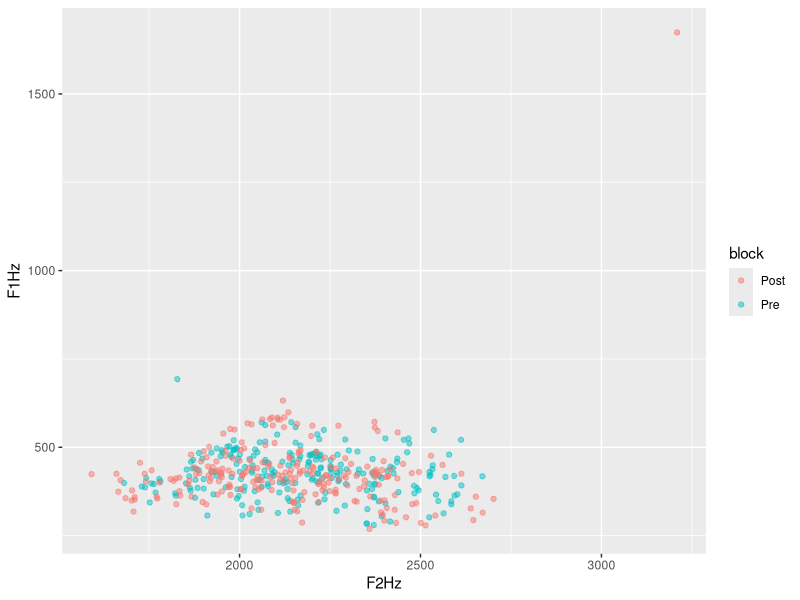
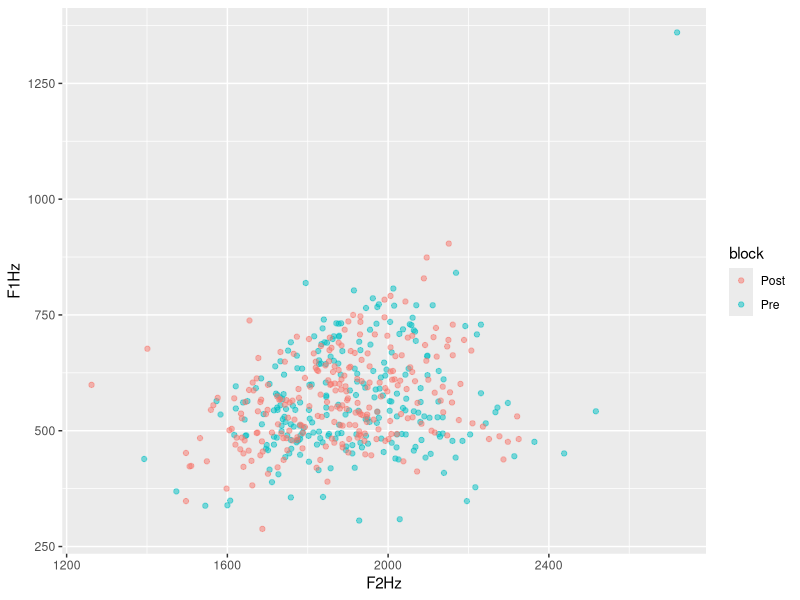
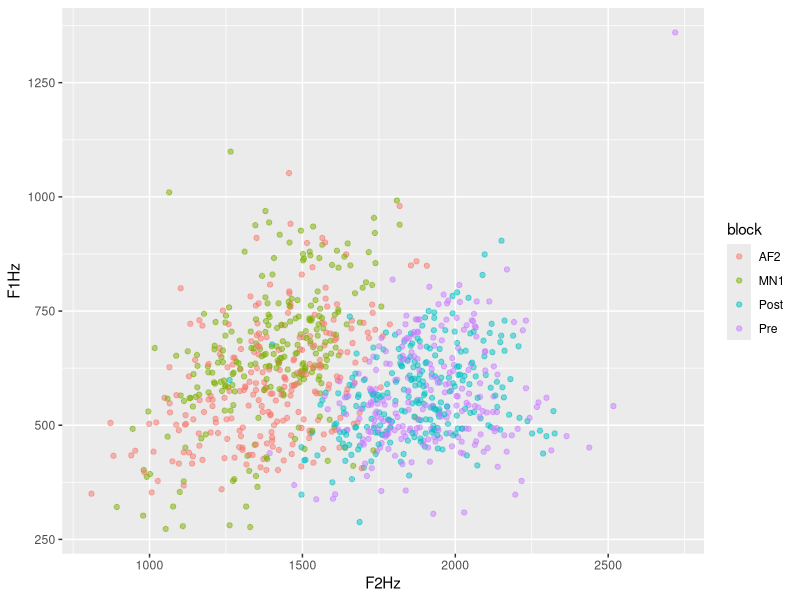

Write R code to recreate these figures, in order.
## ---- chunk 1
library(dplyr)
fi<- read.csv("allFemaleI.csv", header = TRUE, sep = "\t")
fig<- fi |> mutate(gender = c(rep("F", times = nrow(fi))))
  
fe <- read.csv("allFemaleE.csv", header = TRUE, sep = "\t")
feg<- fe |> mutate(gender = c(rep("F", times = nrow(fe))))

mi<- read.csv("allMaleI.csv", header = TRUE, sep = "\t")
  mig<- mi |> mutate(gender = c(rep("M", times = nrow(mi))))

me <- read.csv("allMaleE.csv", header = TRUE, sep = "\t")
meg<- me |> mutate(gender = c(rep("M", times = nrow(me))))

mfie<- rbind(fig, feg, mig, meg)

#extract the fileName column
#fileNames<- rcds |> select(fileName)
#head(fileNames)
## ---- chunk 2
prod <- read.table(text = as.character(mfie$fileName), sep = "_")
head(prod)

### removing the ".wav" from the final column
#```{r}
#library(stringr)
#library(dplyr)
#prod <- prod %>% 
#  mutate(V5 =
#   str_sub(prod$V5, end=-5)
#  )
#head(prod)
## ---- chunk 3
#removing column 1 because it's just "subj"
newcols <- prod %>% 
  select(-V1)
colnames(newcols)

#revert the "Post" and the "seq" for posttest items 
#if v5 = post, v5 = v4, v4 = v5
correctPost <- newcols |> 
  mutate(V51 = ifelse(V5 == "Post", V4, V5),
         V4 = ifelse(V5 == "Post", V5, V4)) |> 
  select(-V5) |> 
  rename("V5" = "V51")

head(correctPost)

#rename new columns accordingly
nc<- correctPost %>% 
  rename("subj" = "V2",
         "word" = "V3",
         "block" = "V4",
         "seq" = "V5")

head(nc)


allcol<- as.data.frame(cbind(mfie$fileName, nc))|> rename("fileName"="mfie$fileName")
colnames(allcol)

df <- full_join(allcol, mfie, by = "fileName") |> rename("F0Hz" = "F0.Hz.", "F1Hz" = "F1.Hz.", "F2Hz" = "F2.Hz.", "F1Bark" = "F1.Bark.", "F2Bark" = "F2.Bark.")

#add column about BB condition

d <- df |> 
   mutate(
    BB = case_when(
      subj == "2" ~ "BB",
      subj == "4" ~ "BB",
      subj == "5" ~ "BB",
      subj == "9" ~ "BB",
      subj == "10" ~ "BB",
      subj == "12" ~ "BB",
      subj == "13" ~ "BB",
      subj == "14" ~ "BB",
      subj == "15" ~ "BB",
      subj == "16" ~ "BB",
      subj == "17" ~ "BB",
      subj == "19" ~ "BB",
      subj == "22" ~ "BB",
      subj == "25" ~ "BB",
      subj == "28" ~ "BB",
      subj == "32" ~ "BB",
      subj == "33" ~ "BB",
      subj == "34" ~ "BB",
      subj == "37" ~ "BB",
      subj == "39" ~ "BB",
      subj == "41" ~ "BB",
      subj == "42" ~ "BB",
      subj == "44" ~ "BB",
      subj == "45" ~ "BB",
      subj == "48" ~ "BB",
      subj == "52" ~ "BB",
      subj == "53" ~ "BB",
      subj == "55" ~ "BB",
      subj == "58" ~ "BB",
      subj == "59" ~ "BB",
      subj == "60" ~ "BB",
      TRUE ~ "NB")
   )

## ---- chunk 4
library(ggplot2)
#NB group pre and post
nbpre<- d |> filter(BB == "NB", block == "Pre", Label == "I")
nbpost <- d |> filter(BB == "NB", block == "Post", Label == "I")
nb <- rbind(nbpre, nbpost)

ggplot(data = nb, aes(x = F2Hz, y = F1Hz, color = block))+
  geom_point(alpha = 0.5)
## ---- chunk 5
#BB group pre and post
bbpre<- d |> filter(BB == "BB", block == "Pre", Label == "E")
bbpost <- d |> filter(BB == "BB", block == "Post",Label == "E")
bb <- rbind(bbpre, bbpost)

ggplot(data = bb, aes(x = F2Hz, y = F1Hz, color = block))+
  geom_point(alpha = 0.5)

## ---- chunk 6
library(ggplot2)
#BB group pretest and test
bbprentest<- d |> filter(BB == "BB", Label == "E")
#nrow(bbprentest)

ggplot(data = bbprentest, aes(x = F2Hz, y = F1Hz, color = block))+
  geom_point(alpha = 0.5)
## ---- chunk 7
d |> count(subj)
## ---- chunk 8

#define a function
#correctBlocks <- function(n) {

mn2subj <- c("2", "3", "5", "6", "8", "9", "10", "12", "15", "17", "19", "26", "30", "31", "33", "35", "38", "40", "42", "43", "46", "48", "50", "51", "52", "53", "54", "56", "58", "60")

db <-  d |> 
  mutate(
    block = case_when(
      subj %in% mn2subj & block == "MN1" ~ "MN2",
      subj %in% mn2subj & block == "AF2" ~ "AF1",
      subj %in% mn2subj & block == "Pre" ~ "Pre",
      subj %in% mn2subj & block == "Post" ~ "Post",
      !(subj %in% mn2subj) & block == "MN1" ~ "MN1",
      !(subj %in% mn2subj) & block == "AF2" ~ "AF2",
      !(subj %in% mn2subj) & block == "Pre" ~ "Pre",
      !(subj %in% mn2subj) & block == "Post" ~ "Post",
      
    )
    )
#}
## ---- chunk 9
#check if all subjects are coded correctly

db |> filter(block == "MN2") |> count(subj)
## ---- chunk 10
library(lme4)
#contrast coding
db$BB <- as.factor(db$BB)
db$BB <- relevel(db$BB, ref = "NB")

db$Label <- as.factor(db$Label)
db$Label <- relevel(db$Label, ref = "I")

db$block <- as.factor(db$block)
db$block <- relevel(db$block, ref = "Pre")

#model with all blocks
f1hzallbl <- lmer(F1Hz ~ block * BB * block* Label + gender + (1|subj) + (1|word), data = db)
summary(f1hzallbl)
## ---- chunk 11
#filter for the pre and post conditions
prepost <- db |> filter(block == "Pre" | block == "Post")

f1hzprepost <- lmer(F1Hz ~ block * BB * block* Label + gender + (1|subj) + (1|word), data = prepost)
summary(f1hzprepost)
## ---- chunk 12
#filter for MN1 and AF1, comprare with pretest
bl1 <- db |> filter(block == "Pre" | block == "MN1" | block == "AF1")

f1hzbl1 <- lmer(F1Hz ~ block * BB * block* Label + gender + (1|subj) + (1|word), data = bl1)
summary(f1hzbl1)

f2hzbl1 <- lmer(F2Hz ~ block * BB * block* Label + gender + (1|subj) + (1|word), data = bl1)
summary(f2hzbl1)
